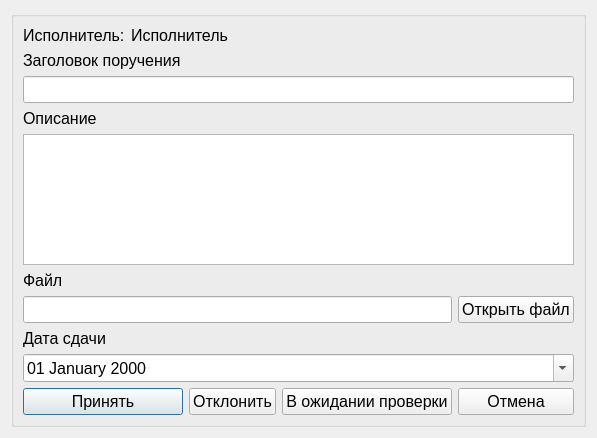
<?xml version="1.0" encoding="UTF-8"?>
<ui version="4.0">
 <class>Edit_PoruchStatus</class>
 <widget class="QDialog" name="Edit_PoruchStatus">
  <property name="geometry">
   <rect>
    <x>0</x>
    <y>0</y>
    <width>597</width>
    <height>438</height>
   </rect>
  </property>
  <property name="windowTitle">
   <string>Назначение поручения</string>
  </property>
  <property name="styleSheet">
   <string notr="true"/>
  </property>
  <layout class="QGridLayout" name="gridLayout">
   <item row="0" column="0">
    <widget class="QGroupBox" name="groupBox">
     <property name="title">
      <string/>
     </property>
     <layout class="QGridLayout" name="gridLayout_2">
      <item row="17" column="0" colspan="2">
       <widget class="QPushButton" name="pushButton_prinyat">
        <property name="font">
         <font>
          <pointsize>12</pointsize>
         </font>
        </property>
        <property name="text">
         <string>Принять</string>
        </property>
        <property name="icon">
         <iconset resource="../resourses.qrc">
          <normaloff>:/img/img/535786.png</normaloff>:/img/img/535786.png</iconset>
        </property>
       </widget>
      </item>
      <item row="9" column="4">
       <widget class="QPushButton" name="pushButton_openFile">
        <property name="font">
         <font>
          <pointsize>12</pointsize>
         </font>
        </property>
        <property name="text">
         <string>Открыть файл</string>
        </property>
        <property name="icon">
         <iconset resource="../resourses.qrc">
          <normaloff>:/img/img/1134892.png</normaloff>:/img/img/1134892.png</iconset>
        </property>
       </widget>
      </item>
      <item row="17" column="2">
       <widget class="QPushButton" name="pushButton_otkl">
        <property name="font">
         <font>
          <pointsize>12</pointsize>
         </font>
        </property>
        <property name="text">
         <string>Отклонить</string>
        </property>
        <property name="icon">
         <iconset resource="../resourses.qrc">
          <normaloff>:/img/img/3996.png</normaloff>:/img/img/3996.png</iconset>
        </property>
       </widget>
      </item>
      <item row="14" column="0" colspan="5">
       <widget class="QDateEdit" name="dateEdit">
        <property name="font">
         <font>
          <pointsize>12</pointsize>
         </font>
        </property>
        <property name="displayFormat">
         <string>dd MMMM yyyy</string>
        </property>
        <property name="calendarPopup">
         <bool>true</bool>
        </property>
       </widget>
      </item>
      <item row="8" column="0" colspan="5">
       <widget class="QLabel" name="label_5">
        <property name="font">
         <font>
          <pointsize>12</pointsize>
         </font>
        </property>
        <property name="text">
         <string>Файл</string>
        </property>
       </widget>
      </item>
      <item row="7" column="0" colspan="5">
       <widget class="QPlainTextEdit" name="plainTextEdit_text">
        <property name="font">
         <font>
          <pointsize>12</pointsize>
         </font>
        </property>
       </widget>
      </item>
      <item row="13" column="0" colspan="5">
       <widget class="QLabel" name="label_6">
        <property name="font">
         <font>
          <pointsize>12</pointsize>
         </font>
        </property>
        <property name="text">
         <string>Дата сдачи</string>
        </property>
       </widget>
      </item>
      <item row="6" column="0" colspan="5">
       <widget class="QLabel" name="label_3">
        <property name="font">
         <font>
          <pointsize>12</pointsize>
         </font>
        </property>
        <property name="text">
         <string>Описание</string>
        </property>
       </widget>
      </item>
      <item row="17" column="4">
       <widget class="QPushButton" name="pushButton_cancel">
        <property name="font">
         <font>
          <pointsize>12</pointsize>
         </font>
        </property>
        <property name="text">
         <string>Отмена</string>
        </property>
        <property name="icon">
         <iconset resource="../resourses.qrc">
          <normaloff>:/img/img/cancel.png</normaloff>:/img/img/cancel.png</iconset>
        </property>
       </widget>
      </item>
      <item row="4" column="0" colspan="5">
       <widget class="QLabel" name="label_2">
        <property name="font">
         <font>
          <pointsize>12</pointsize>
         </font>
        </property>
        <property name="text">
         <string>Заголовок поручения</string>
        </property>
       </widget>
      </item>
      <item row="5" column="0" colspan="5">
       <widget class="QLineEdit" name="lineEdit_title">
        <property name="font">
         <font>
          <pointsize>12</pointsize>
         </font>
        </property>
       </widget>
      </item>
      <item row="0" column="0">
       <widget class="QLabel" name="label">
        <property name="font">
         <font>
          <pointsize>12</pointsize>
         </font>
        </property>
        <property name="text">
         <string>Исполнитель:</string>
        </property>
       </widget>
      </item>
      <item row="0" column="1" colspan="4">
       <widget class="QLabel" name="label_ispolnitel">
        <property name="font">
         <font>
          <pointsize>12</pointsize>
         </font>
        </property>
        <property name="text">
         <string>Исполнитель</string>
        </property>
       </widget>
      </item>
      <item row="17" column="3">
       <widget class="QPushButton" name="pushButton_wait">
        <property name="font">
         <font>
          <pointsize>12</pointsize>
         </font>
        </property>
        <property name="text">
         <string>В ожидании проверки</string>
        </property>
        <property name="icon">
         <iconset resource="../resourses.qrc">
          <normaloff>:/img/img/loader2.gif</normaloff>:/img/img/loader2.gif</iconset>
        </property>
       </widget>
      </item>
      <item row="9" column="0" colspan="4">
       <widget class="QLineEdit" name="lineEdit_file">
        <property name="font">
         <font>
          <pointsize>12</pointsize>
         </font>
        </property>
       </widget>
      </item>
     </layout>
    </widget>
   </item>
  </layout>
 </widget>
 <tabstops>
  <tabstop>lineEdit_title</tabstop>
  <tabstop>plainTextEdit_text</tabstop>
  <tabstop>lineEdit_file</tabstop>
  <tabstop>dateEdit</tabstop>
  <tabstop>pushButton_cancel</tabstop>
 </tabstops>
 <resources>
  <include location="../resourses.qrc"/>
 </resources>
 <connections/>
</ui>
